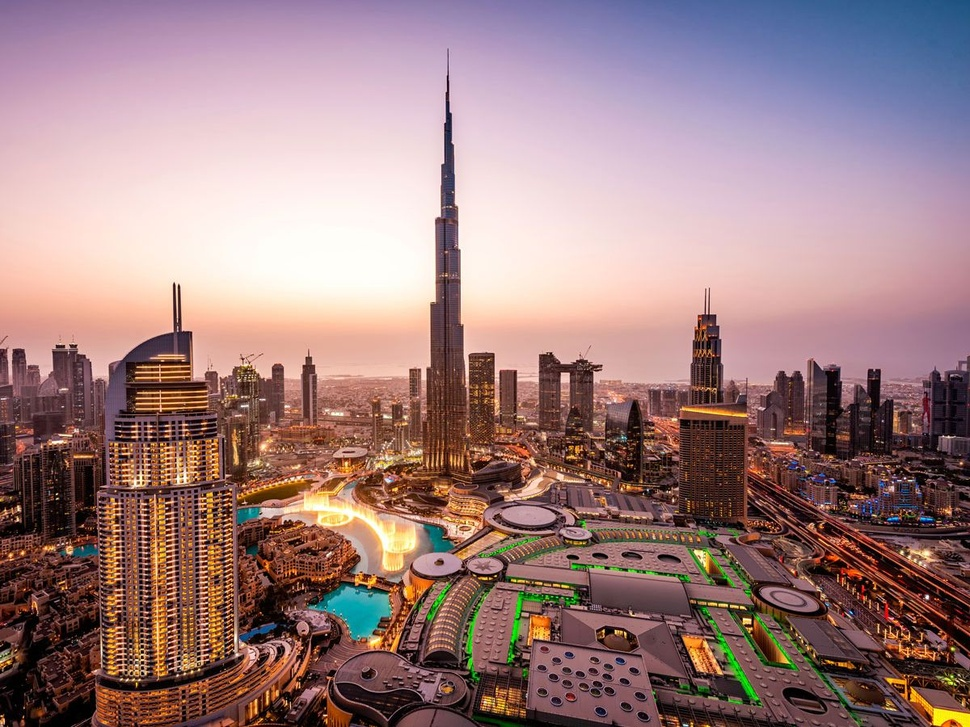
#> input picture lab/workspaces/week2/dubai.jpg, 970 x 727 px, shrunk from 1200 x 900 before the run
$ python rgb_degistir.py
#> lines starting #> are read from the running program, lines starting #| are printed output that depends on the picture

import os
print(os.getcwd())   #dizini bul
print(os.listdir())

import numpy as np
my_list_1=np.array([3,3,3,3,3,3]) #ndarray
print(my_list_1+1)
def np_list_deneme(my_array=np.array([3,3,3,3,3,3])):
    return my_array-10

print(np_list_deneme())


import matplotlib.pyplot as plt

image=plt.imread('dubai.jpg')
#> image is the input picture: shape (727, 970, 3); mean R, G, B 157, 126.6, 127.2
plt.imshow(image)
plt.show()

m,n,p=image.shape
#> m = 727; n = 970; p = 3
new_img=np.zeros((m,n,3),dtype=int)
for i in range(image.shape[0]):       #shape olduğu için 'range' eklenmeli
    for j in range(image.shape[1]):
        #pixel pixel gezip her pixel'i im_2 ye atarken işlem yapılır
        new_img[i,j,0]=image[i,j,0]+100 #red
        new_img[i,j,1]=image[i,j,1]     #g
        new_img[i,j,2]=image[i,j,2]     #b
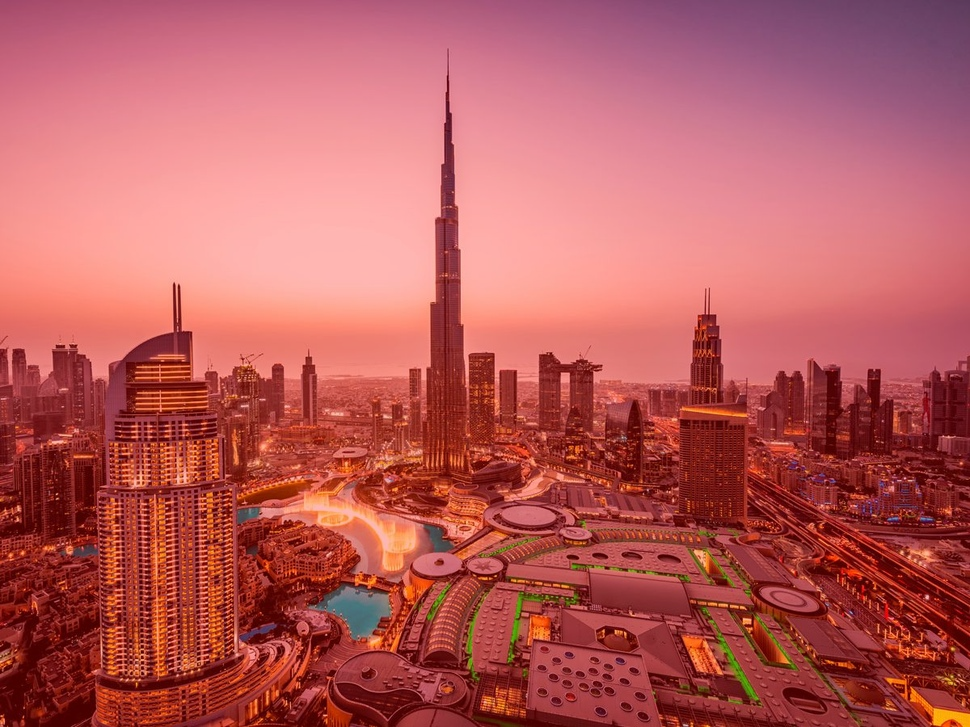
#> new_img: shape (727, 970, 3) int64; mean R, G, B 257, 126.6, 127.2; drawn with min black and max white

plt.imshow(new_img)
plt.show()
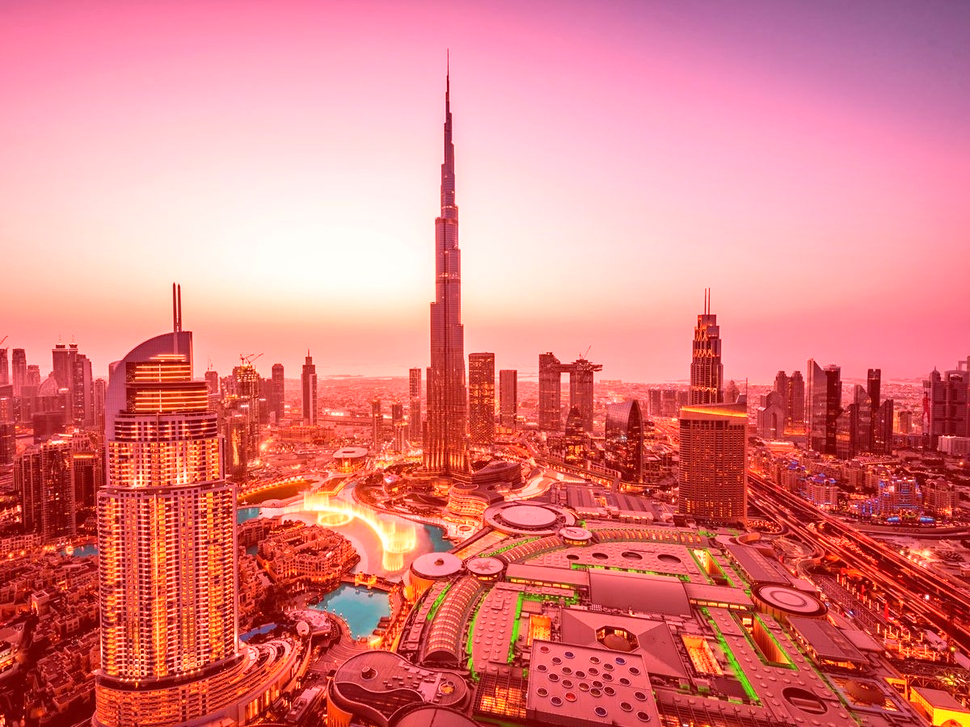
#> shown: shape (727, 970, 3); mean R, G, B 223.8, 126.6, 127.2

def red_degistir(img,s):  #verilen s degeri kadar rgb red degerini azalt
#> called with s = 100
    m,n,p=image.shape
#> m = 727; n = 970; p = 3
    img1=np.zeros((m,n,3),dtype=int)
    m,n,p=img1.shape
    for m in range(image.shape[0]):
        for n in range(image.shape[1]):
            img1[m,n,0]=image[m,n,0]+s
            img1[m,n,1]=image[m,n,0]
            img1[m,n,2]=image[m,n,0]
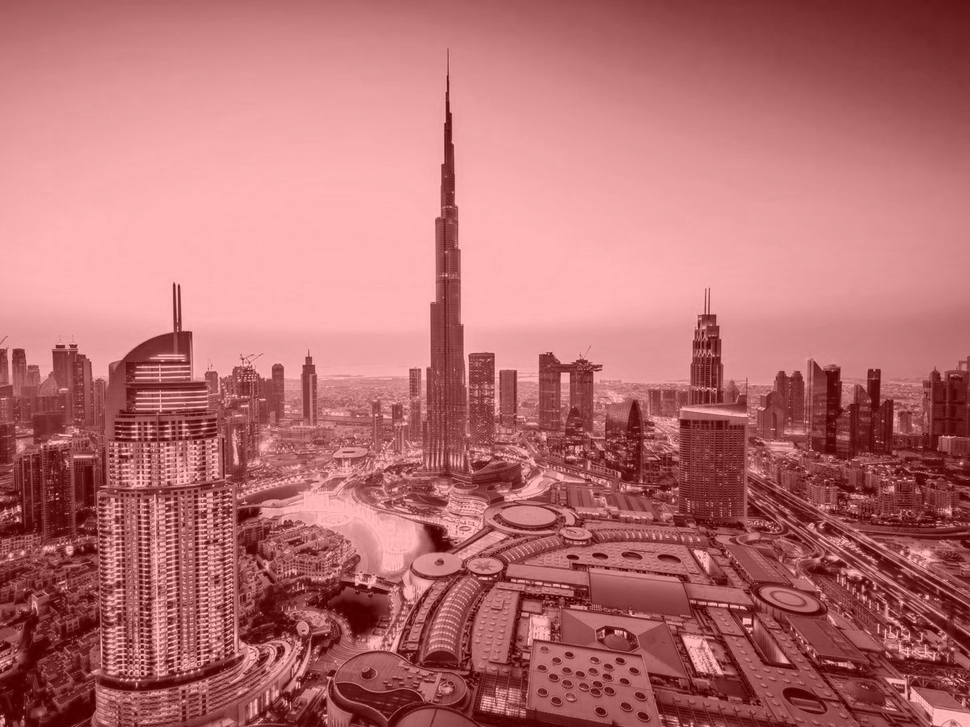
#> img1: shape (727, 970, 3) int64; mean R, G, B 257, 157, 157; drawn with min black and max white

    return img1

im_red=red_degistir(image,100)
plt.imshow(im_red)
plt.show()
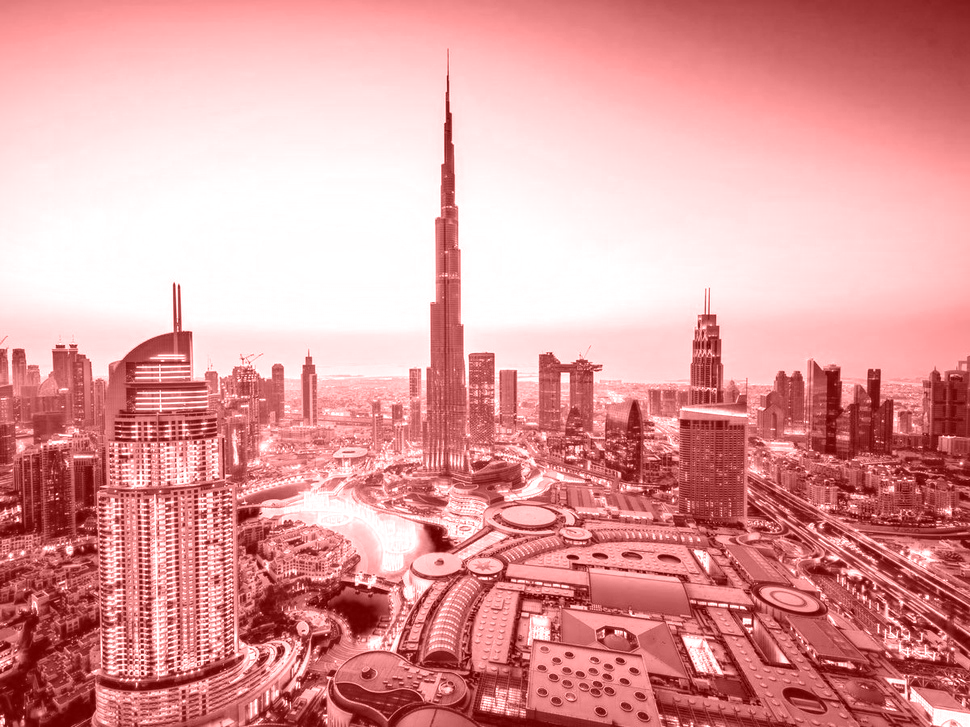
#> shown: shape (727, 970, 3); mean R, G, B 223.8, 157, 157
